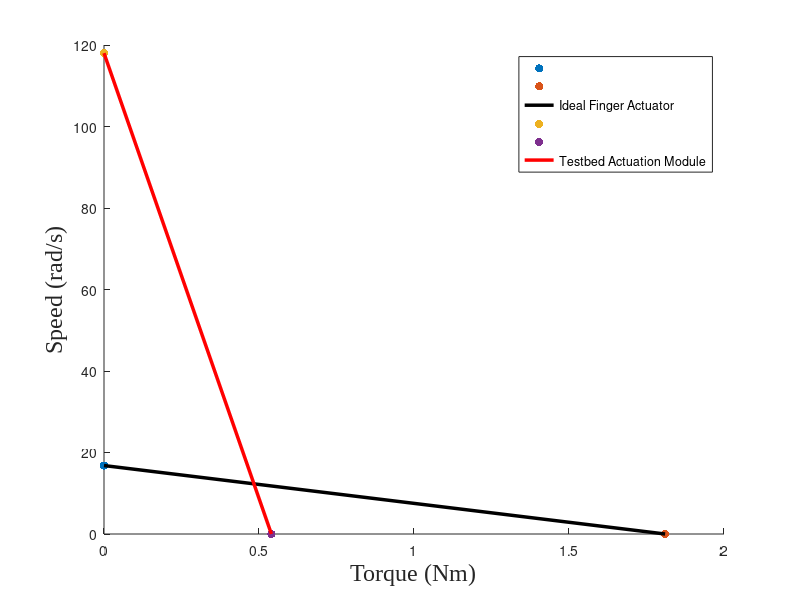

Write MATLAB code to recreate this figure. (Note: this script raises an error after producing the figure.)


%% Without coupling 
close, clear, clc

% Finger actuator  desired
scatter(0, 16.8, 'ko', 'filled'), hold on
scatter(1.81, 0, 'ko', 'filled')
plot([0, 1.81], [16.8, 0], 'k-', 'LineWidth', 2.5)

% Current actuaor
scatter(0, 118, 'ro', 'filled'), hold on
scatter(0.540, 0, 'ro', 'filled')
plot([0, 0.540], [118, 0], 'r-', 'LineWidth', 2.5)

% Plot properties
legend("", "","Ideal Finger Actuator", "","", "Testbed Actuation Module")

xlabel('Torque (Nm)', 'FontSize', 17, 'FontName', 'Times New Roman')
ylabel('Speed (rad/s)', 'FontSize', 17, 'FontName', 'Times New Roman')
ax = gca;
ax.FontSize = 21; 
grid on

%% With Coupling - continuous torque

close, clear, clc

% Maxon Combo 1 - EC 60 flat 100 W
N = 12;
t_stall = 4.3 * N;
t_cont = 0.3 * 12;
omg_nl = 4300 * 2 * pi / 60 / N;

% Fill in continuous operating area
m = -omg_nl/t_stall;
f = @(x) m*x + omg_nl;

scatter(0, omg_nl, 'o', 'filled', "MarkerFaceColor", 	"#0072BD", ...
    "MarkerEdgeColor", 	"#0072BD", 'SizeData', 100), hold on


plot([0, t_stall], [omg_nl, 0], 'LineWidth', 5, "Color", "#0072BD")

%
fill([0, 0, t_cont, t_cont], [0, omg_nl, f(t_cont), 0], "b", "FaceAlpha", 0.3)




% Maxon Combo 2 - EC 60 flat 80 W

N = 23;
t_stall = 1.69 * N;
t_cont = 0.125 * N;
omg_nl = 5600 * 2 * pi / 60 / N;


m = -omg_nl/t_stall;
f = @(x) m*x + omg_nl;

scatter(0, omg_nl, 'o', 'filled', "MarkerFaceColor", 	"#A2142F", ...
    "MarkerEdgeColor", 	"#A2142F", 'SizeData', 100), hold on



plot([0, t_stall], [omg_nl, 0], 'LineWidth', 5, "Color", "#A2142F")


fill([0, 0, t_cont, t_cont], [0, omg_nl, f(t_cont), 0], "r", "FaceAlpha", 0.3)






% Maxon Combo 3 - EC 45 flat 60 W
N = 43;
t_stall = 0.918 * N;
t_cont = 0.075 * N;
omg_nl = 6250 * 2 * pi / 60 / N;


m = -omg_nl/t_stall;
f = @(x) m*x + omg_nl;

scatter(0, omg_nl, 'o', 'filled', "MarkerFaceColor", 	"#77AC30", ...
    "MarkerEdgeColor", 	"#77AC30", 'SizeData', 100), hold on

plot([0, t_stall], [omg_nl, 0], 'LineWidth', 5, "Color", "#77AC30")

fill([0, 0, t_cont, t_cont], [0, omg_nl, f(t_cont), 0], "g", "FaceAlpha", 0.3)




% Finger actuator  desired
scatter(0, 10.5, 'ko', 'filled', 'SizeData', 100), hold on
scatter(2.88, 0, 'ko', 'filled', 'SizeData', 100)
plot([0, 2.88], [10.5, 0], 'k-', 'LineWidth', 5)

% Current actuator
% scatter(0, 118, 'ro', 'filled'), hold on
% scatter(0.540, 0, 'ro', 'filled')
% plot([0, 0.540], [118, 0], 'r-', 'LineWidth', 2.5)


% Plot properties
legend("", "", "100 W - N = 12:1", ...
    "", "", "  80 W - N = 23:1", "", "", "  60 W - N = 43:1", "", "", "Ideal Finger Actuator")

xlabel('Torque (Nm)', 'FontSize', 17, 'FontName', 'Times New Roman')
ylabel('Speed (rad/s)', 'FontSize', 17, 'FontName', 'Times New Roman')
ax = gca;
ax.FontSize = 21; 
axis([0, 5, 0, 55])
box on
grid on
